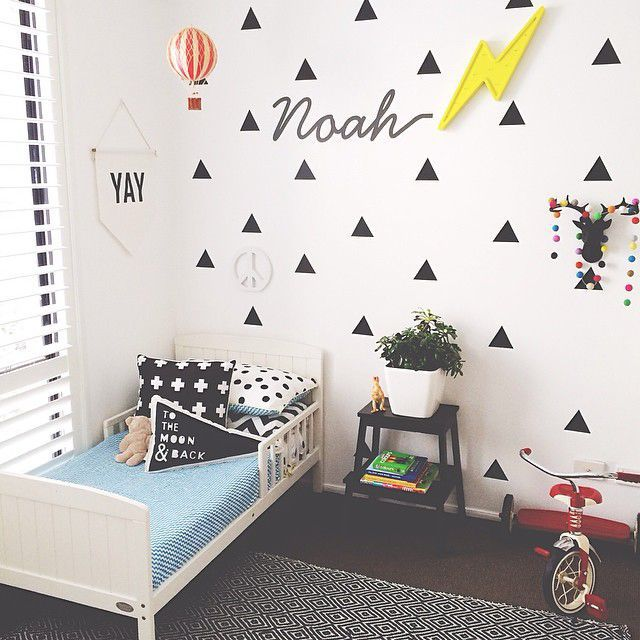
#> input picture images/1.jpg, 640 x 640 px
$ python shapes.py   (Python 2 division)   (older library calls are emulated)
#> lines starting #> are read from the running program, lines starting #| are printed output that depends on the picture; after the words box and inside, x2 and y2 are one past the last pixel; in counts of white or black regions, pixels touching at a corner belong together
import cv2
import imutils
import argparse


# load image
image = cv2.imread('images/1.jpg')
#> image is the input picture: shape (640, 640, 3); mean B, G, R 187, 190, 195.2
gray = cv2.cvtColor(image, cv2.COLOR_BGR2GRAY)
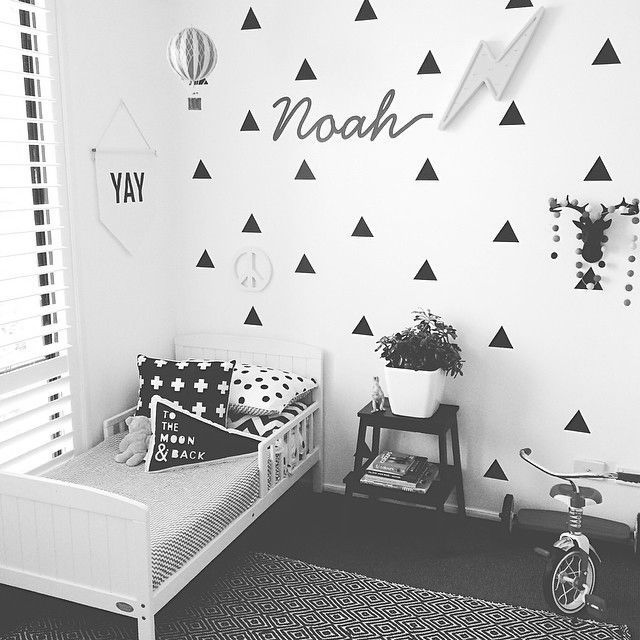
#> gray: shape (640, 640); min 0, max 255, mean 191.2
blurred = cv2.GaussianBlur(gray, (5, 5), 0)
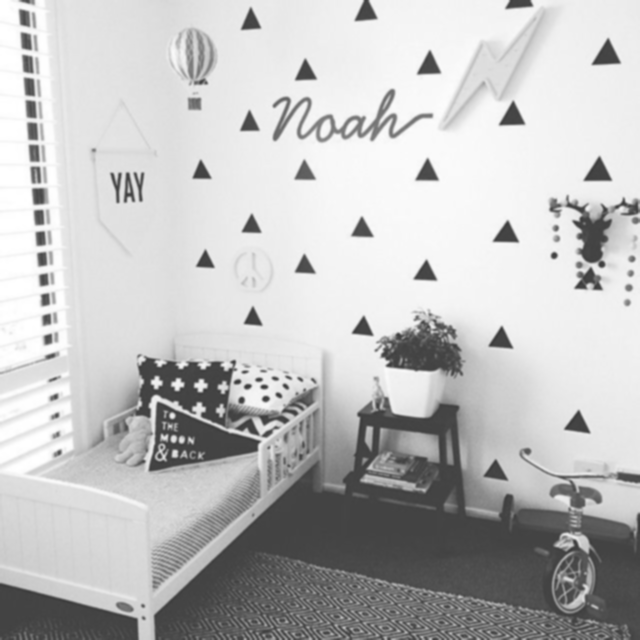
#> blurred: shape (640, 640); min 57, max 255, mean 191.2
thresh = cv2.threshold(blurred, 200, 255, cv2.THRESH_BINARY)[1]
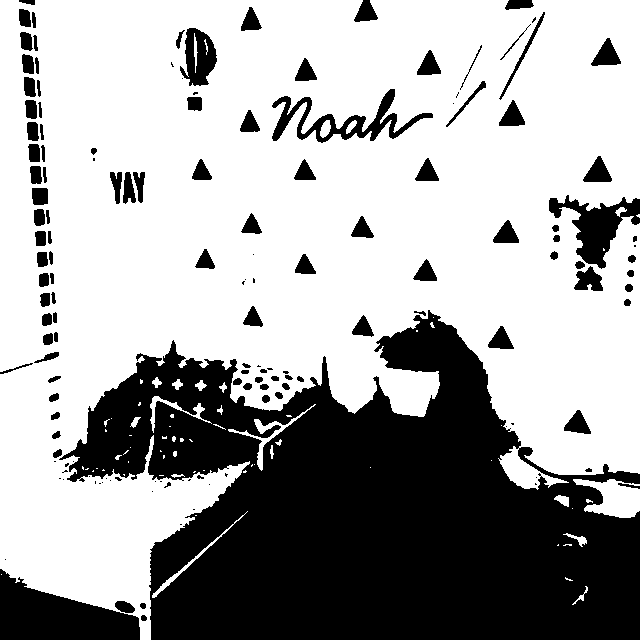
#> thresh: shape (640, 640); 65.6% white; 148 black regions (43 under 20 px)
#thresh = gray


# try to detect shapes
cnts = cv2.findContours(thresh.copy(), cv2.RETR_EXTERNAL,
	cv2.CHAIN_APPROX_SIMPLE)
#> cnts = 66 contours, 51 with area under 20; largest, box (x1, y1, x2, y2) and area: (0, 0, 640, 640) 279790, (573, 479, 640, 518) 1428, (228, 404, 316, 471) 444, (150, 396, 212, 433) 266, (152, 511, 248, 598) 250


cnts = cnts[0] if imutils.is_cv2() else cnts[1]

print "I found %d shapes" % (len(cnts))
#| I found 66 shapes

# try to process the shapes
for c in cnts:
	M = cv2.moments(c)
	cv2.drawContours(image, [c], -1, (0, 255, 0), 2	)
#> this loop made 66 passes
#> c on passes 3, 5, 7, 9, 13, 15, 16, 18, 19, 20, 21, 23: [[1, 574]], [[558, 544], [557, 545], [558, 545]], [[195, 515], [196, 515]], [[572, 508]], [[159, 475], [163, 475]], [[123, 474], [124, 475], [124, 474]], [[194, 471], [193, 472], [194, 472], [195, 471]], [[203, 470], [204, 470]], [[93, 470], [92, 471], [93, 471]], [[103, 469], [102, 470], [104, 470]], [[96, 468], [97, 468]], [[370, 467]]
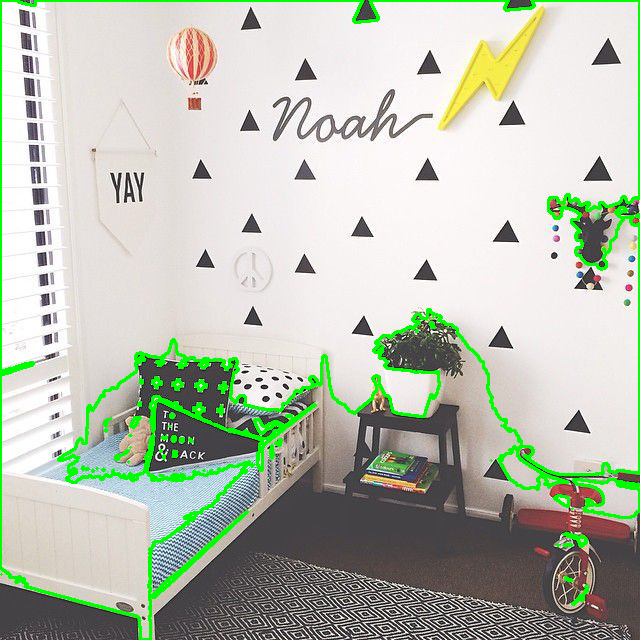
#> image: shape (640, 640, 3); 4.59% of pixels changed, all inside (x1, y1, x2, y2) = (0, 0, 640, 640)


# display the image
cv2.imshow("Image",thresh)
cv2.imshow("t",image)
cv2.waitKey(0)

$ run again, with images/4.jpg copied over images/1.jpg
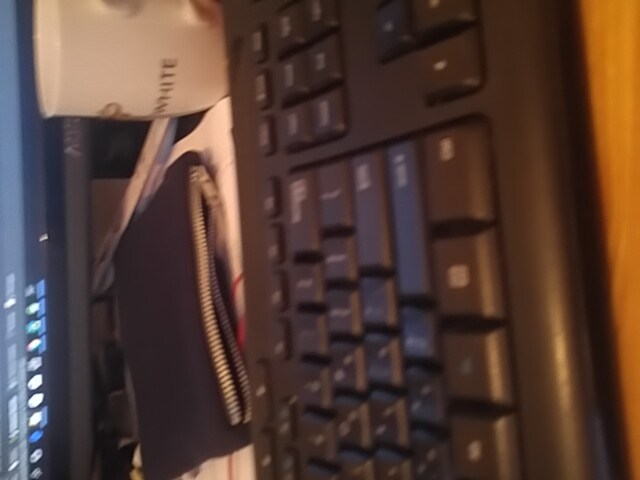
#> input picture images/4.jpg, 640 x 480 px
#> image is the input picture: shape (480, 640, 3); mean B, G, R 53.3, 62.2, 85
#> `thresh = cv2.threshold(blurred, 200, 255, cv2.THRESH_BINARY)[1]`:
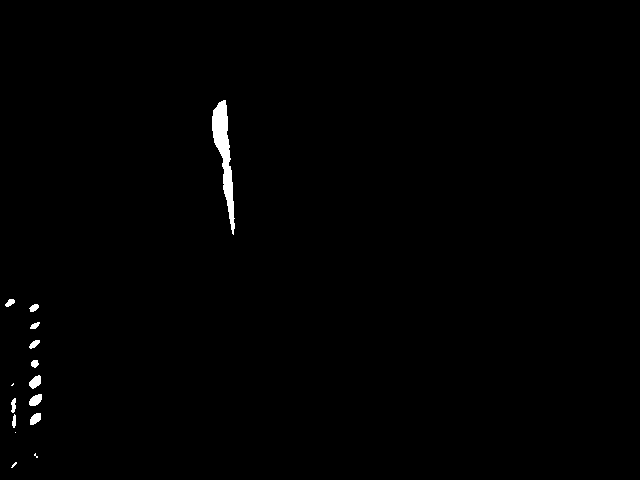
#> thresh: shape (480, 640); 0.64% white; 15 white regions (4 under 20 px)
#> cnts = 15 contours, 4 with area under 20; largest, box (x1, y1, x2, y2) and area: (212, 100, 235, 235) 1134, (29, 375, 41, 389) 95, (29, 394, 42, 406) 94, (30, 413, 41, 425) 79, (29, 340, 40, 349) 45
#| I found 15 shapes
#> the loop `for c in cnts:` made 15 passes
#> c on passes 3, 8: [[15, 432]], [[13, 383], [11, 385], [12, 385], [13, 384]]
#> after the loop `for c in cnts:`:
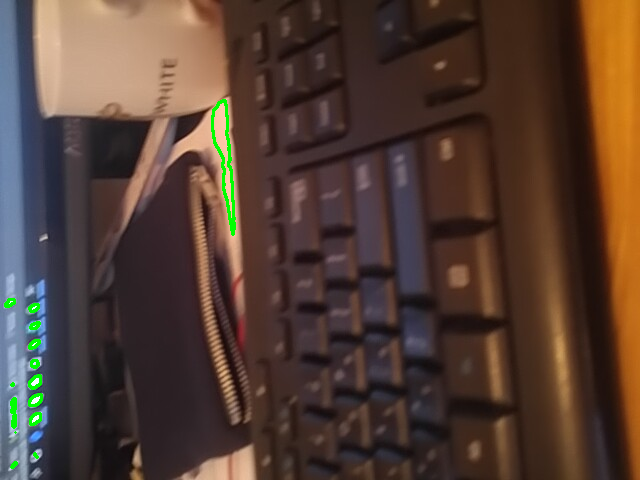
#> image: shape (480, 640, 3); 0.64% of pixels changed, all inside (x1, y1, x2, y2) = (4, 99, 236, 469)
